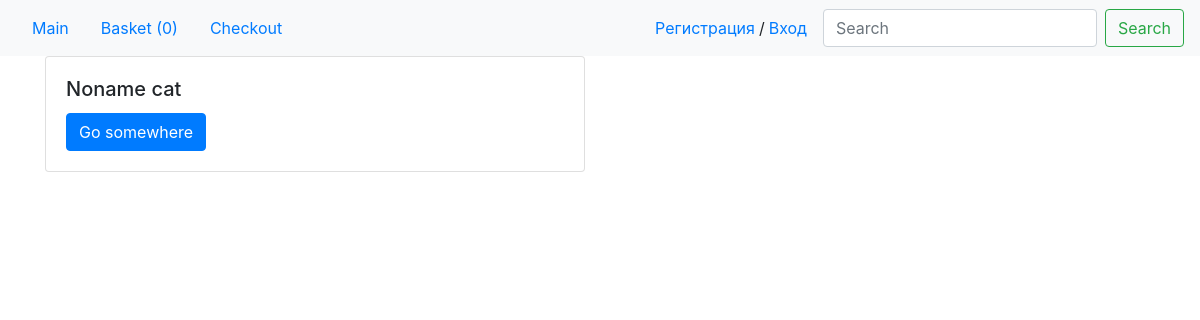
/, run on an earlier commit of the app's database.
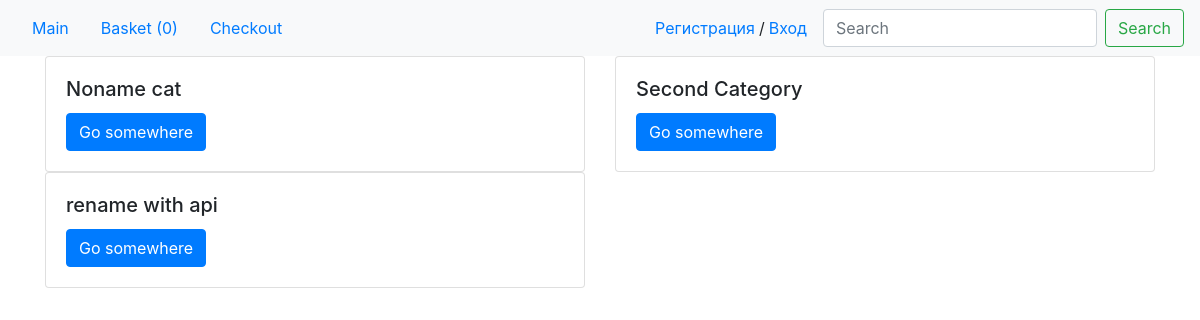
And on a later commit of the database.
### my_shop/models.py (models this page shows, shortened)
class Categories(models.Model):
    name = models.CharField(max_length=250, default='Noname cat', unique=True)
    id_rozetka = models.IntegerField(blank=True, default=0)

### my_shop/views.py (the view)
# urls.py: path('', HomePage.as_view(), name='main_page'),
class HomePage(ListView):
    model = Categories
    template_name = 'my_shop/main.html'
    context_object_name = 'products'

### my_shop/templates/my_shop/main.html
{% extends 'base.html' %}
{% block content %}
<main class="container">
    <div class="row">
    {% for product in products %}
      <div class="col-sm-6">
        <div class="card">
          <div class="card-body">
            <h5 class="card-title">{{ product.name | truncatechars:30 }}</h5>
            <a href="{% url 'cats_page' product.id %}" class="btn btn-primary">Go somewhere</a>
          </div>
        </div>
      </div>
    {% endfor %}
  </div>
</main>
{% endblock %}

### templates/base.html (shortened to what this page needs)
<!DOCTYPE html>
<html lang="en">
<head>
    <link rel="stylesheet" href="https://stackpath.bootstrapcdn.com/bootstrap/4.1.3/css/bootstrap.min.css"></head>
<body>
    <nav class="navbar navbar-expand-lg navbar-light bg-light">
        <div class="collapse navbar-collapse" id="navbarSupportedContent">
            <a class="nav-link" href="{% url 'main_page' %}">Main</a>
            <a class="nav-link" href="{% url 'basket_page' %}">Basket ({{request.session.basket | length }})</a>
            <a class="nav-link" href="{% url 'checkout_page' %}">Checkout</a>
        </div>
            {% if not user.is_authenticated %}
                <a class="nav-link p-1" href="{% url 'signup' %}">Регистрация</a>/
                <a class="nav-link pl-1" href="{% url 'login' %}">Вход</a>
            {% else %}
                <span>Привет, {{ user.username }}</span>
                <a class="nav-link" href="{% url 'logout' %}">Выход</a>
            {% endif %}
            <form class="form-inline my-2 my-lg-0" action="{% url 'search_page' %}" method="GET">
            <input class="form-control mr-sm-2" type="search" placeholder="Search" aria-label="Search" name='q'>
            <button class="btn btn-outline-success my-2 my-sm-0" type="submit">Search</button></form>
    </nav>
    {% block content %}{% endblock %}
</body>
</html>

What changed in the data, as far as the page shows it:
added Categories: name "Second Category"
added Categories: name "rename with api"
